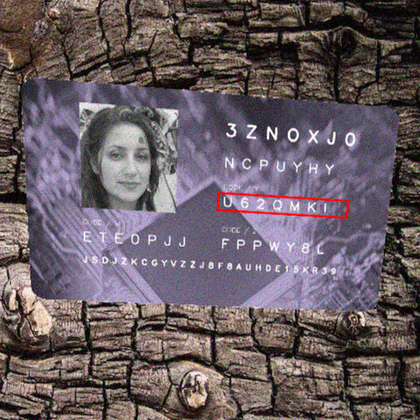
#> input picture sample0.png, 420 x 420 px, shrunk from 500 x 500 before the run
$ python ultraimage.py
#> lines starting #> are read from the running program, lines starting #| are printed output that depends on the picture
#> further down, img is the input picture: shape (420, 420, 3); mean B, G, R 97.4, 92, 103.9
import cv2
import numpy as np
import pytesseract

class DocumentOcr(object):
    def extract_code(self, image):
        # Sharpening Image
        img = image.copy()
        img_blur = cv2.GaussianBlur(img, (15, 15), 10)
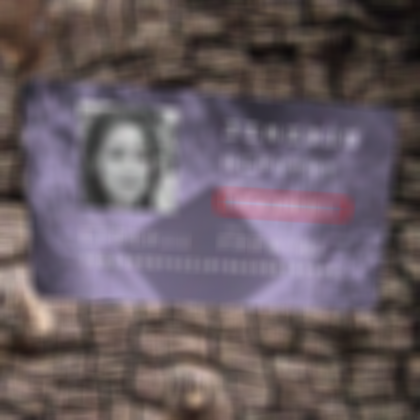
#> img_blur: shape (420, 420, 3); mean B, G, R 97.4, 92, 103.9
        sharp_image = cv2.addWeighted(img, 1.5, img_blur, -0.5, 0, img)
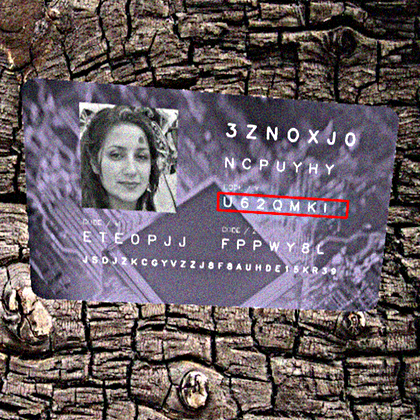
#> sharp_image: shape (420, 420, 3); mean B, G, R 98.3, 93, 104.4

        gray = cv2.cvtColor(sharp_image, cv2.COLOR_BGR2GRAY)
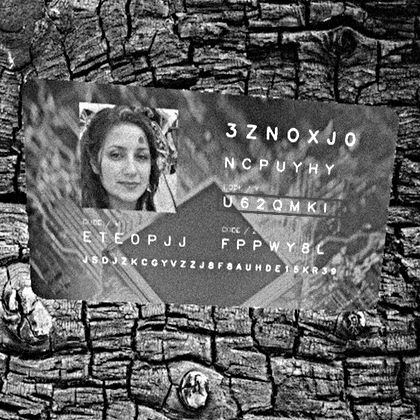
#> gray: shape (420, 420); min 0, max 255, mean 97
        thresh = cv2.adaptiveThreshold(gray, 255, cv2.ADAPTIVE_THRESH_GAUSSIAN_C, cv2.THRESH_BINARY, 11, 2)
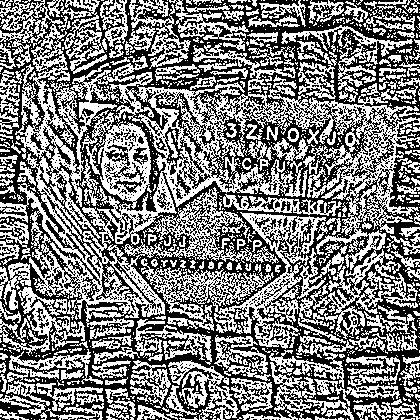
#> thresh: shape (420, 420); 49.5% white in thin lines or dots
        thresh = cv2.bitwise_and(img, img, mask=thresh)
#> thresh: shape (420, 420, 3)
# [5 lines of commented-out code are left out]

        thresh = cv2.cvtColor(thresh, cv2.COLOR_BGR2GRAY)
#> thresh: shape (420, 420)
        ret, thresh = cv2.threshold(thresh, 0, 255, cv2.THRESH_BINARY+cv2.THRESH_OTSU)
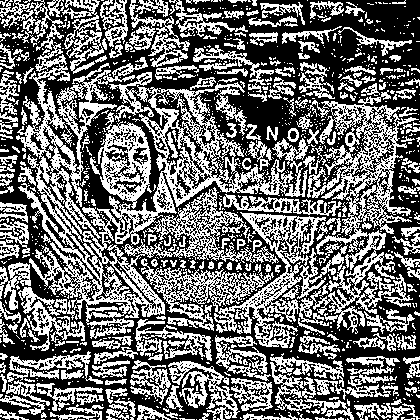
#> thresh: shape (420, 420); 44.1% white in thin lines or dots
#> ret = 73
        thresh = cv2.bitwise_and(img, img, mask=thresh)
#> thresh: shape (420, 420, 3)

        gray = cv2.cvtColor(thresh, cv2.COLOR_BGR2HSV)
#> gray: shape (420, 420, 3); mean H, S, V 36.7, 24.6, 70.5
#        gray = cv2.cvtColor(thresh, cv2.COLOR_BGR2GRAY)
#        blur = cv2.GaussianBlur(gray, (5, 5), 10)
        ret, th = cv2.threshold(thresh, 75, 255, cv2.THRESH_TOZERO)
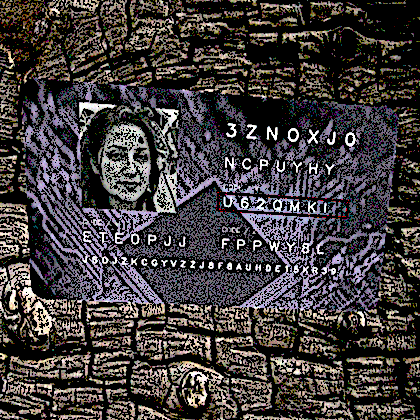
#> th: shape (420, 420, 3); mean B, G, R 60.3, 60, 65
# [16 lines of commented-out code are left out]

        gray = cv2.cvtColor(thresh, cv2.COLOR_BGR2GRAY)
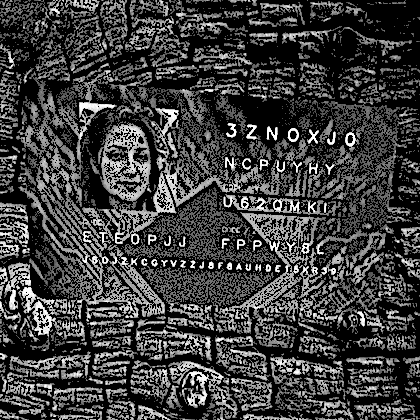
#> gray: shape (420, 420); min 0, max 255, mean 62.5
#> (the run stopped early here; a loop or call above may not have finished)
